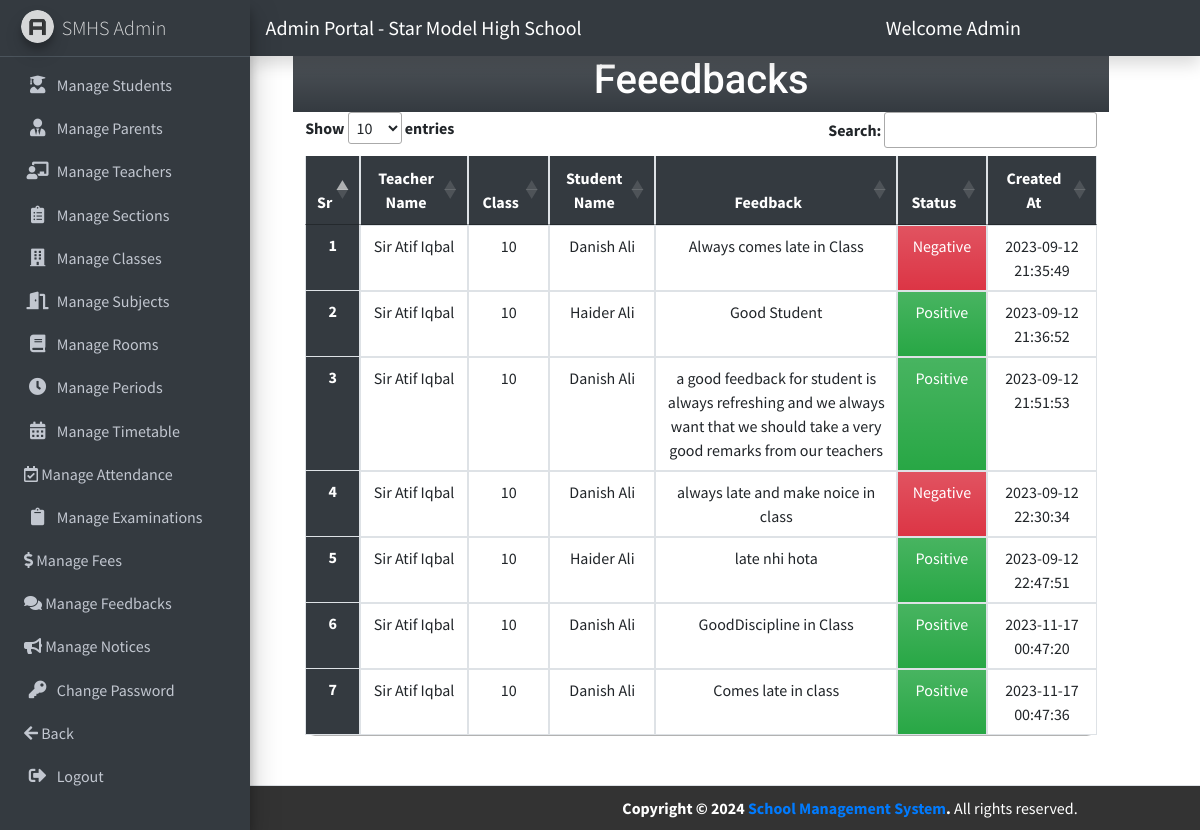
Screenshot of /admin/index.php?view_feedback (signed in) with the database file from the repository.
### tables this page shows
CREATE TABLE `feedback` (
  `feedback_id` int(11) NOT NULL,
  `f_teacher_id` int(11) NOT NULL,
  `f_class_id` int(11) NOT NULL,
  `f_student_id` int(11) NOT NULL,
  `remarks` varchar(500) NOT NULL,
  `status` enum('Positive','Negative') NOT NULL,
  `created_at` datetime NOT NULL DEFAULT current_timestamp()
);

CREATE TABLE `teachers` (
  `teacher_id` int(11) NOT NULL,
  `teacher_name` varchar(100) NOT NULL,
  `teacher_email` varchar(100) NOT NULL,
  `teacher_password` varchar(200) NOT NULL,
  `teacher_dob` date NOT NULL,
  `teacher_pic` varchar(300) NOT NULL,
  `teacher_subject` varchar(50) NOT NULL,
  `teacher_phone` varchar(30) NOT NULL,
  `teacher_address` varchar(100) NOT NULL,
  `teacher_age` int(2) NOT NULL,
  `teacher_gender` enum('Male','Female') NOT NULL,
  `teacher_verify` enum('Active','Disable') NOT NULL DEFAULT 'Active',
  `teacher_joining_date` datetime NOT NULL DEFAULT current_timestamp()
);

CREATE TABLE `class` (
  `class_id` int(11) NOT NULL,
  `class_name` varchar(50) NOT NULL,
  `subject_name` varchar(300) NOT NULL,
  `section_name` varchar(50) NOT NULL,
  `c_teacher_id` int(11) NOT NULL,
  `created_at` datetime NOT NULL DEFAULT current_timestamp()
);

CREATE TABLE `students` (
  `student_id` int(11) NOT NULL,
  `student_rollno` varchar(20) NOT NULL,
  `student_name` varchar(100) NOT NULL,
  `student_email` varchar(30) NOT NULL,
  `student_password` varchar(200) NOT NULL,
  `student_class` int(11) NOT NULL,
  `student_section` int(11) NOT NULL,
  `student_dob` date NOT NULL,
  `student_pic` varchar(300) NOT NULL,
  `student_phone` varchar(30) NOT NULL,
  `student_address` varchar(200) NOT NULL,
  `student_age` int(2) NOT NULL,
  `student_gender` enum('Male','Female') NOT NULL,
  `student_verify` enum('Active','Disable') NOT NULL DEFAULT 'Active',
  `student_admission_date` datetime NOT NULL DEFAULT current_timestamp(),
  `father_cnic` varchar(20) NOT NULL
);

### admin/view_feedback.php (the view, shortened to what this page needs)
<div class="row col-md-10 mx-auto mt-5">
    <h1 class="text-center fs-1 bg-dark bg-gradient p-2 my-heading">Feeedbacks</h1>
    <table class="table mb-5 text-center my-table" id="my-dataTable">
        <thead class="table-info">
            <tr>
                <th scope="col">Sr</th>
                <th scope="col">Teacher Name</th>
                <th scope="col">Class</th>
                <th scope="col">Student Name</th>
                <th scope="col">Feedback</th>
                <th scope="col">Status</th>
                <th scope="col">Created At</th>
            </tr>
        </thead>
        <tbody>
            <?php
            $feedback_sql = "SELECT * FROM `feedback`";
            $feedback_result = $conn->query($feedback_sql);
            $sno = 1;
            while ($feedback_row = $feedback_result->fetch_assoc()) {
            ?>
                <tr>
                    <th scope="row"><?= $sno++ ?></th>
                    <td>
                        <?php
                        $attendance_teacher_id = $feedback_row['f_teacher_id'];
                        $fetch_teacher_sql = "SELECT teacher_name, teacher_gender FROM teachers WHERE teacher_id = '$attendance_teacher_id' ";
                        $teacher_result = $conn->query($fetch_teacher_sql);
                        $fetch_teacher_row = $teacher_result->fetch_assoc();
                        $teacher_name = $fetch_teacher_row['teacher_name'];
                        $teacher_gender = $fetch_teacher_row['teacher_gender'];
                        $gender = ($teacher_gender === 'Male') ? 'Sir ' : (($teacher_gender === 'Female') ? 'Miss ' : '');
                        echo $gender . $teacher_name;
                        ?>
                    </td>
                    <td>
                        <?php
                        $class_id = $feedback_row['f_class_id'];
                        $fetch_class_sql = "SELECT class_name FROM class WHERE class_id = '$class_id' ";
                        $class_result = $conn->query($fetch_class_sql);
                        $fetch_class_row = $class_result->fetch_assoc();
                        echo $fetch_class_row['class_name'];
                        ?>
                    </td>
                    <td>
                        <?php
                        $feedback_student_id = $feedback_row['f_student_id'];
                        $fetch_student_sql = "SELECT student_name FROM students WHERE student_id = '$feedback_student_id' ";
                        $student_result = $conn->query($fetch_student_sql);
                        $fetch_student_row = $student_result->fetch_assoc();
                        echo $fetch_student_row['student_name'];
                        ?>
                    </td>
                    <td> <?= $feedback_row['remarks'] ?> </td>
                    <?php if($feedback_row['status'] === "Positive"){ ?>
                    <td class="bg-success bg-gradient"><?= $feedback_row['status'] ?></td>
                    <?php  } else if($feedback_row['status'] === "Negative") {    ?>
                    <td class="bg-danger bg-gradient"><?= $feedback_row['status'] ?></td>
                     <?php  }  ?>
                    <td> <?= $feedback_row['created_at'] ?> </td>
                </tr>
            <?php  }  ?>
        </tbody>
    </table>
</div>

### admin/partials/admin_head.php (style rules this page uses)
body { overflow-x: hidden; }
.my-heading { font-family: 'Baloo Paaji 2', cursive; font-family: 'Mulish', sans-serif; font-family: 'Roboto', sans-serif; text-align: center; font-size: 2rem; color: #fff; padding: 20px 0; margin: 0; transition: transform 0.3s ease-in-out; }
.my-table { border-collapse: collapse; border-radius: 10px; width: 100%; }
.my-table th, .my-table td { padding: 10px; text-align: center; border: 1px solid #dee2e6; }
.my-table th { background-color: #343a40; color: white; font-weight: bold; }
.my-table tbody tr:nth-child(odd) { background-color: #f2f2f2; }
.my-table th { border-top: none; }
.my-table tbody tr td { transition: box-shadow 0.3s ease; }

### rows the page displays
feedback: f_teacher.teacher_gender "Sir", f_teacher.teacher_name "Atif Iqbal", f_class.class_name "10", f_student.student_name "Danish Ali", remarks "Always comes late in Class", status "Negative", created_at "2023-09-12 21:35:49"
feedback: f_teacher.teacher_gender "Sir", f_teacher.teacher_name "Atif Iqbal", f_class.class_name "10", f_student.student_name "Haider Ali", remarks "Good Student", status "Positive", created_at "2023-09-12 21:36:52"
feedback: f_teacher.teacher_gender "Sir", f_teacher.teacher_name "Atif Iqbal", f_class.class_name "10", f_student.student_name "Danish Ali", remarks "a good feedback for student is always refreshing and we always want that we should take a very good remarks from our teachers", status "Positive", created_at "2023-09-12 21:51:53"
feedback: f_teacher.teacher_gender "Sir", f_teacher.teacher_name "Atif Iqbal", f_class.class_name "10", f_student.student_name "Danish Ali", remarks "always late and make noice in class", status "Negative", created_at "2023-09-12 22:30:34"
feedback: f_teacher.teacher_gender "Sir", f_teacher.teacher_name "Atif Iqbal", f_class.class_name "10", f_student.student_name "Haider Ali", remarks "late nhi hota", status "Positive", created_at "2023-09-12 22:47:51"
feedback: f_teacher.teacher_gender "Sir", f_teacher.teacher_name "Atif Iqbal", f_class.class_name "10", f_student.student_name "Danish Ali", remarks "GoodDiscipline in Class", status "Positive", created_at "2023-11-17 00:47:20"
feedback: f_teacher.teacher_gender "Sir", f_teacher.teacher_name "Atif Iqbal", f_class.class_name "10", f_student.student_name "Danish Ali", remarks "Comes late in class", status "Positive", created_at "2023-11-17 00:47:36"

### other values shown
$admin_name "Admin"
